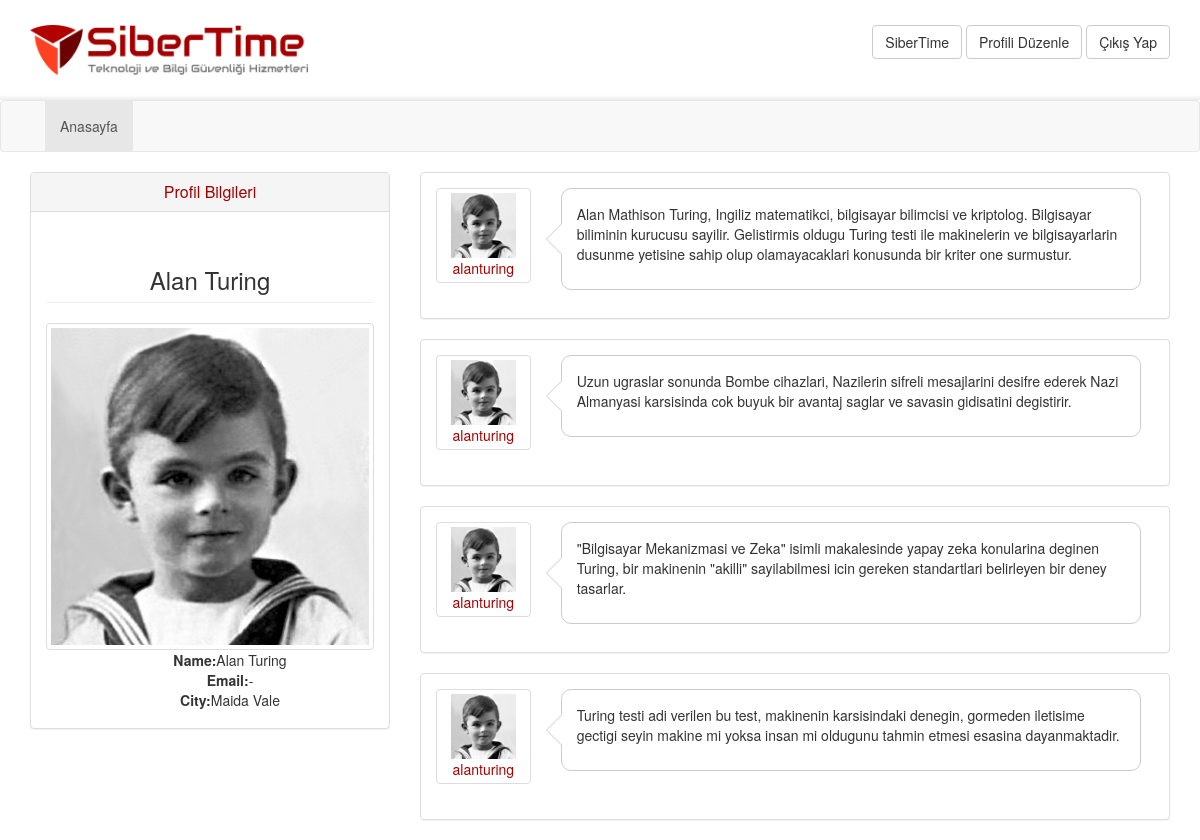
Page /profile.php?id=22 (signed in) on the committed database.
### tables this page shows
CREATE TABLE `users` (
  `userId` int(11) NOT NULL,
  `username` varchar(250) NOT NULL,
  `password` varchar(250) NOT NULL,
  `userNameSurname` varchar(250) NOT NULL,
  `userEmail` varchar(250) NOT NULL,
  `userCity` varchar(250) NOT NULL,
  `userImage` varchar(500) NOT NULL DEFAULT '/img/mustafa-kemal-ataturk.jpg'
);

CREATE TABLE `posts` (
  `postId` int(11) NOT NULL,
  `postUserId` int(11) NOT NULL,
  `postContent` varchar(500) NOT NULL,
  `postDate` datetime NOT NULL DEFAULT CURRENT_TIMESTAMP
);

### profile.php (the view, shortened to what this page needs)
<!DOCTYPE html>
<html lang="en">
<?php require_once 'include/head.php' ?>
<body>
<?php require_once 'include/header.php' ?>
<?php require_once 'include/nav.php' ?>
<?php
include("settings/db.php");
if (isset($_GET['id'])) {
    $id = $_GET['id'];
    $query = mysql_query("SELECT * FROM users WHERE userId = '{$id}'");
    if (mysql_affected_rows()) {
        $row = mysql_fetch_assoc($query);
    } else {
        header('Location: index.php');
    }
}
?>
<section>
    <div class="container">
        <div class="row">
		<center>
            <div class="col-md-4">
                <div class="panel panel-default">
				<div class="panel-heading">
                        <h4 class="panel-title">Profil Bilgileri</h4>
                    </div>
                    <div style="padding-bottom:8px" class="panel-body">
					<h3 class="page-header"><?php echo $row['userNameSurname']; ?></h3>
                            <img src="<?php echo $row['userImage']; ?>" class="img-thumbnail" alt="">
                            <ul>
                                <li><strong>Name:</strong><?php echo $row['userNameSurname']; ?></li>
                                <li><strong>Email:</strong><?php echo $row['userEmail']; ?></li>
                                <li><strong>City:</strong><?php echo $row['userCity']; ?></li>
                            </ul>
                    </div>
                </div>
            </div>
			</center>
            <div class="col-md-8">
                <?php
                $userId = $_GET['id'];
                $postListenerQuery = $db->query("SELECT * FROM posts p join users u on u.userId = p.postUserId where postUserId = '{$userId}'", PDO::FETCH_ASSOC);
                if ($postListenerQuery->rowCount()) {
                    foreach ($postListenerQuery as $postListenerRow) {
                        ?>
                        <div class="panel panel-default post">
                            <div class="panel-body">
                                <div class="row">
                                    <div class="col-sm-2">
                                        <a href="profile.php?id=<?php echo $postListenerRow['userId'] ?>"
                                           class="post-avatar thumbnail"><img style="width: 65px;height: 65px" src="<?php echo $postListenerRow['userImage'] ?>" alt="">
                                            <div class="text-center"><?php echo $postListenerRow['username']?></div>
                                        </a>
                                    </div>
                                    <div class="col-sm-10">
                                        <div class="bubble">
                                            <div class="pointer">
                                                <p>
                                                    <?php echo $postListenerRow['postContent']?>
                                                </p>
                                            </div>
                                        </div>
                                    </div>
                                </div>
                            </div>
                        </div>
                        <?php
                    }
                }
                ?>
            </div>
        </div>
    </div>
</section>
</body>
</html>

### include/header.php
<?php
$userQuery = mysql_query("SELECT * FROM users WHERE userId = '{$_SESSION['login']}'");
if (mysql_affected_rows()) {
    @$userRow = mysql_fetch_assoc($userQuery);
}
?>
<header>
    <div class="container">
        <a href="index.php"><img style="height: 50px;" src="img/logo.png" class="logo" alt=""></a>
        <form class="form-inline">
            <a type="submit" href="profile.php?id=<?php echo $userRow['userId'] ?>"
               class="btn btn-default"><?php echo $userRow['userNameSurname'] ?></a>
            <a type="submit" href="editProfile.php?id=<?php echo $userRow['userId'] ?>" class="btn btn-default">Profili
                Düzenle</a>
            <a type="submit" href="logout.php" class="btn btn-default">Çıkış Yap</a>
        </form>
    </div>
</header>

### css/style.css (style rules this page uses)
header { background-image: linear-gradient(#fff, #fff 95%, #ececec); color:#fff; min-height: 100px; padding-top: 25px; }
header form { float:right; }
header .logo { float:left; }
.panel-heading { color: #a40000 !important }
.bubble { position: relative; width: 580px; min-height: 65px; padding: 15px; background: #fff; border-radius: 10px; border: 1px solid #ccc; }
.bubble:after { content:''; position: absolute; border-style: solid; border-width: 15px 15px 15px 0; border-color: transparent #fff; display: block; width: 0; z-index: 1; margin-top: -15px; left:-15px; top: 50%; }
.bubble:before { content:''; position: absolute; border-style: solid; border-width: 15px 15px 15px 0; border-color: transparent #ccc; display: block; width: 0; z-index: 0; margin-top: -15px; left:-16px; top: 50%; }

### rows in the picture
users: userNameSurname "SiberTime"
users: userNameSurname "Alan Turing", userImage (picture), userEmail "-", userCity "Maida Vale"
posts: users.userImage (picture), users.username "alanturing", postContent "Alan Mathison Turing, Ingiliz matematikci, bilgisayar bilimcisi ve kriptolog. Bilgisayar biliminin kurucusu sayilir. Gelistirmis oldugu Turing testi ile makinelerin ve bilgisayarlarin dusunme yetisine sahip olup olamayacaklari konusunda bir kriter one surmustur."
posts: users.userImage (picture), users.username "alanturing", postContent "Uzun ugraslar sonunda Bombe cihazlari, Nazilerin sifreli mesajlarini desifre ederek Nazi Almanyasi karsisinda cok buyuk bir avantaj saglar ve savasin gidisatini degistirir."
posts: users.userImage (picture), users.username "alanturing", postContent "\"Bilgisayar Mekanizmasi ve Zeka\" isimli makalesinde yapay zeka konularina deginen Turing, bir makinenin \"akilli\" sayilabilmesi icin gereken standartlari belirleyen bir deney tasarlar."
posts: users.userImage (picture), users.username "alanturing", postContent "Turing testi adi verilen bu test, makinenin karsisindaki denegin, gormeden iletisime gectigi seyin makine mi yoksa insan mi oldugunu tahmin etmesi esasina dayanmaktadir."
